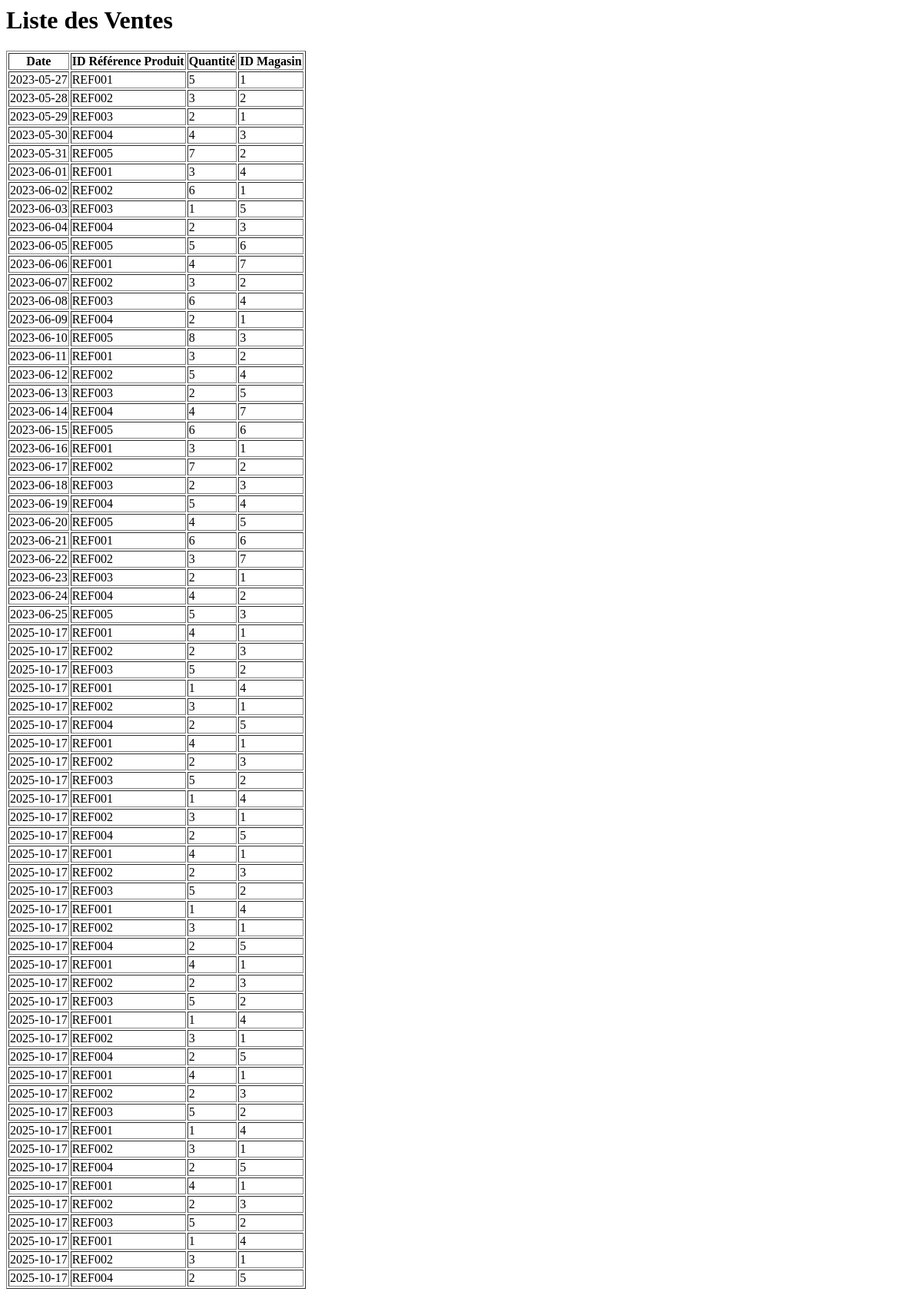
The page /ventes on the database as committed earlier.
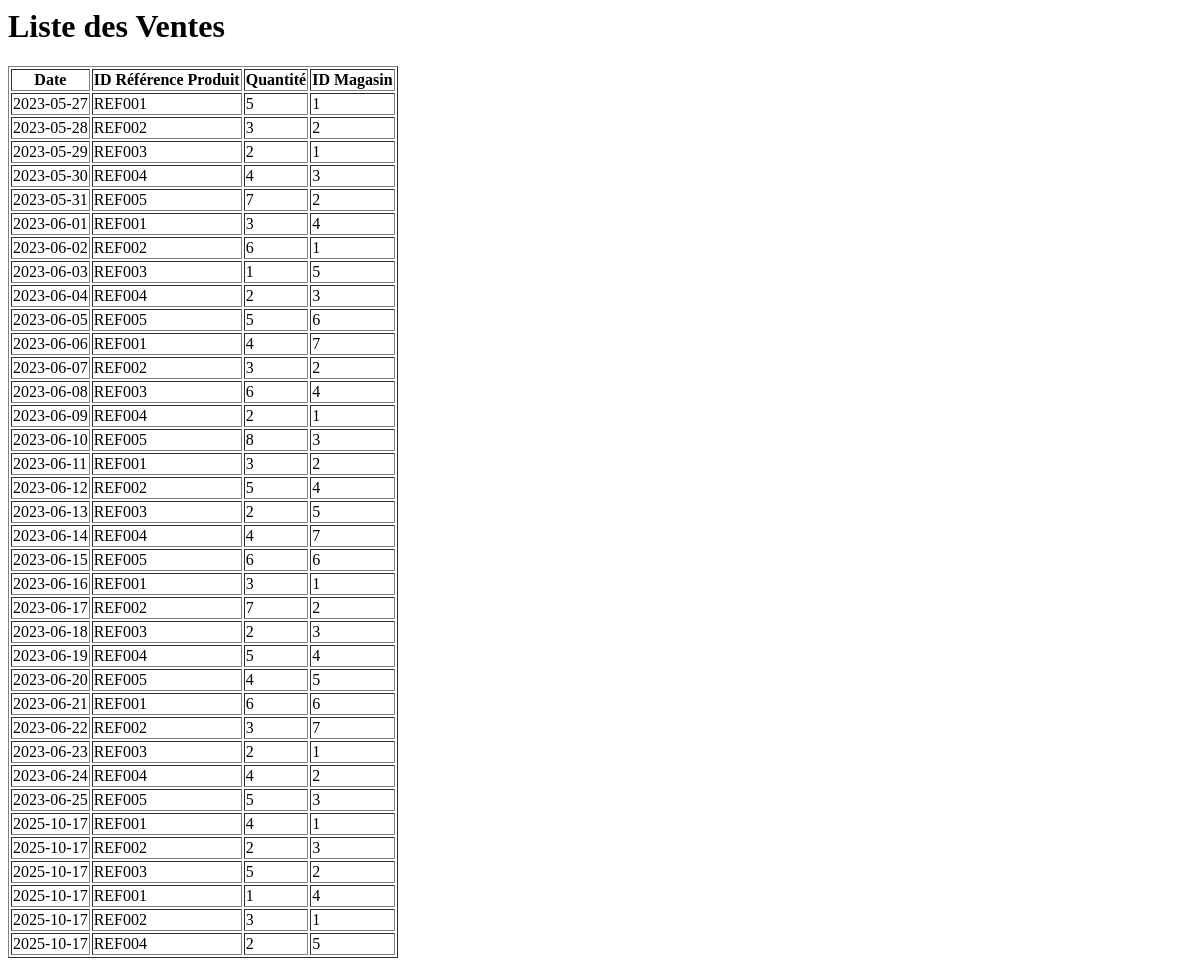
The same page on the database as committed later.
### tables this page shows
CREATE TABLE ventes (
    id INTEGER PRIMARY KEY AUTOINCREMENT,
    ID_produit TEXT,
    ID_Magasin INTEGER,
    date TEXT,
    quantite INTEGER,
    total_price REAL
);

### main.py (the view)
@app.route("/ventes")
def ventes():
    conn = get_db_connection()
    if conn:
        ventes = conn.execute("SELECT * FROM ventes").fetchall()
        conn.close()
        return render_template("ventes.html", ventes=ventes)
    return "Erreur de connexion à la base de données", 500

### main.py (called while the page is built)
def get_db_connection():
    try:
        conn = sqlite3.connect(DB_PATH)
        conn.row_factory = sqlite3.Row
        return conn
    except sqlite3.Error as e:
        app.logger.error(f"Erreur de connexion à la base de données : {e}")
        return None

### templates/ventes.html
<h1>Liste des Ventes</h1>
<table border="1">
  <tr>
    <th>Date</th>
    <th>ID Référence Produit</th>
    <th>Quantité</th>
    <th>ID Magasin</th>
  </tr>
  {% for vente in ventes %}
  <tr>
    <td>{{ vente["Date"] }}</td>
    <td>{{ vente["ID_produit"] }}</td>
    <td>{{ vente["Quantite"] }}</td>
    <td>{{ vente["ID_Magasin"] }}</td>
  </tr>
  {% endfor %}
</table>

Rows that differ between the two databases and show on the page:
removed ventes: Date "2025-10-17", ID_produit "REF001", Quantite "4", ID_Magasin "1"
removed ventes: Date "2025-10-17", ID_produit "REF002", Quantite "2", ID_Magasin "3"
removed ventes: Date "2025-10-17", ID_produit "REF003", Quantite "5", ID_Magasin "2"
removed ventes: Date "2025-10-17", ID_produit "REF001", Quantite "1", ID_Magasin "4"
removed ventes: Date "2025-10-17", ID_produit "REF002", Quantite "3", ID_Magasin "1"
removed ventes: Date "2025-10-17", ID_produit "REF004", Quantite "2", ID_Magasin "5"
removed ventes: Date "2025-10-17", ID_produit "REF001", Quantite "4", ID_Magasin "1"
removed ventes: Date "2025-10-17", ID_produit "REF002", Quantite "2", ID_Magasin "3"
removed ventes: Date "2025-10-17", ID_produit "REF003", Quantite "5", ID_Magasin "2"
removed ventes: Date "2025-10-17", ID_produit "REF001", Quantite "1", ID_Magasin "4"
removed ventes: Date "2025-10-17", ID_produit "REF002", Quantite "3", ID_Magasin "1"
removed ventes: Date "2025-10-17", ID_produit "REF004", Quantite "2", ID_Magasin "5"
removed ventes: Date "2025-10-17", ID_produit "REF001", Quantite "4", ID_Magasin "1"
removed ventes: Date "2025-10-17", ID_produit "REF002", Quantite "2", ID_Magasin "3"
removed ventes: Date "2025-10-17", ID_produit "REF003", Quantite "5", ID_Magasin "2"
removed ventes: Date "2025-10-17", ID_produit "REF001", Quantite "1", ID_Magasin "4"
removed ventes: Date "2025-10-17", ID_produit "REF002", Quantite "3", ID_Magasin "1"
removed ventes: Date "2025-10-17", ID_produit "REF004", Quantite "2", ID_Magasin "5"
removed ventes: Date "2025-10-17", ID_produit "REF001", Quantite "4", ID_Magasin "1"
removed ventes: Date "2025-10-17", ID_produit "REF002", Quantite "2", ID_Magasin "3"
removed ventes: Date "2025-10-17", ID_produit "REF003", Quantite "5", ID_Magasin "2"
removed ventes: Date "2025-10-17", ID_produit "REF001", Quantite "1", ID_Magasin "4"
removed ventes: Date "2025-10-17", ID_produit "REF002", Quantite "3", ID_Magasin "1"
removed ventes: Date "2025-10-17", ID_produit "REF004", Quantite "2", ID_Magasin "5"
removed ventes: Date "2025-10-17", ID_produit "REF001", Quantite "4", ID_Magasin "1"
removed ventes: Date "2025-10-17", ID_produit "REF002", Quantite "2", ID_Magasin "3"
removed ventes: Date "2025-10-17", ID_produit "REF003", Quantite "5", ID_Magasin "2"
removed ventes: Date "2025-10-17", ID_produit "REF001", Quantite "1", ID_Magasin "4"
removed ventes: Date "2025-10-17", ID_produit "REF002", Quantite "3", ID_Magasin "1"
removed ventes: Date "2025-10-17", ID_produit "REF004", Quantite "2", ID_Magasin "5"
